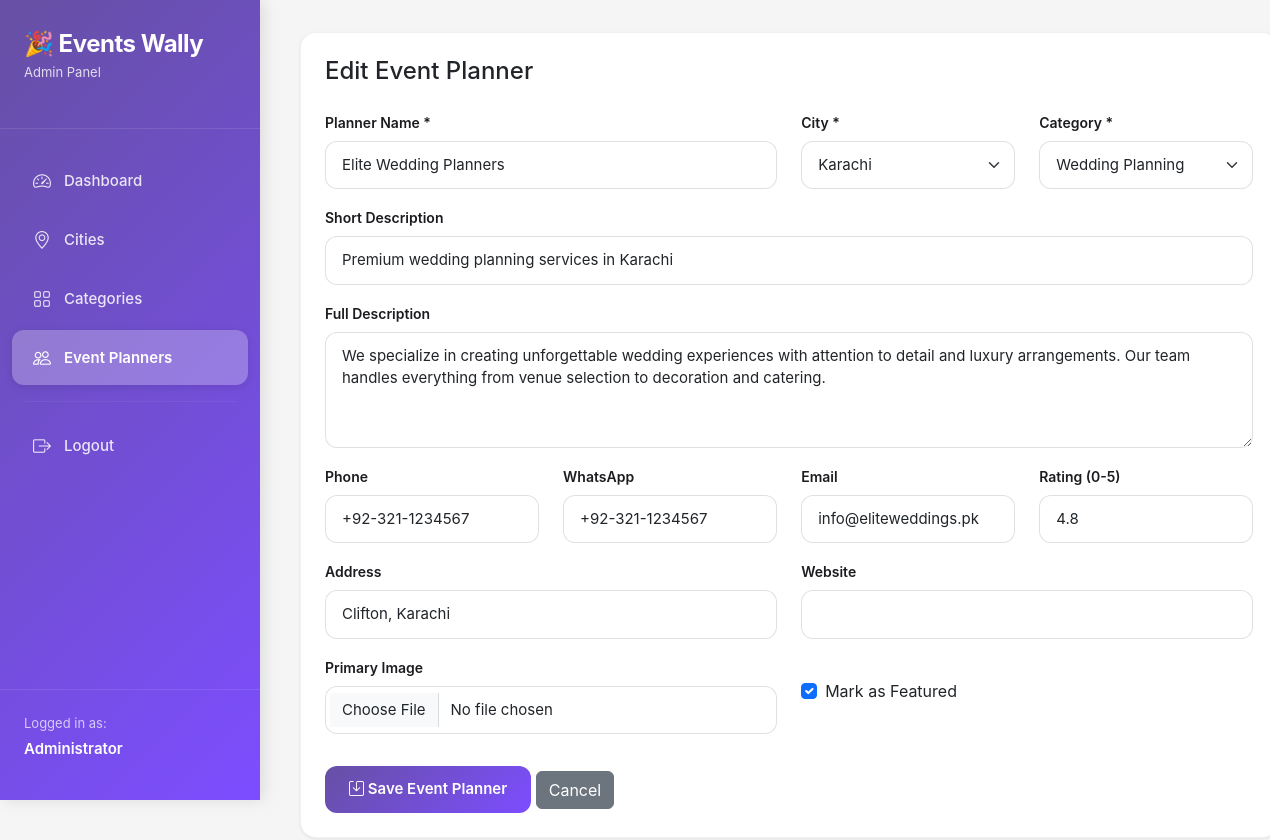
/admin/planners.php?edit=1 (signed in), run on the app's committed database.
### tables this page shows
CREATE TABLE IF NOT EXISTS event_planners (
    id INT AUTO_INCREMENT PRIMARY KEY,
    name VARCHAR(200) NOT NULL,
    slug VARCHAR(200) NOT NULL UNIQUE,
    city_id INT NOT NULL,
    category_id INT NOT NULL,
    description TEXT,
    short_description VARCHAR(300),
    phone VARCHAR(20),
    whatsapp VARCHAR(20),
    email VARCHAR(100),
    address TEXT,
    website VARCHAR(200),
    rating DECIMAL(2,1) DEFAULT 0.0,
    is_featured TINYINT(1) DEFAULT 0,
    is_active TINYINT(1) DEFAULT 1,
    views INT DEFAULT 0,
    created_at TIMESTAMP DEFAULT CURRENT_TIMESTAMP,
    updated_at TIMESTAMP DEFAULT CURRENT_TIMESTAMP ON UPDATE CURRENT_TIMESTAMP,
    FOREIGN KEY (city_id) REFERENCES cities(id) ON DELETE CASCADE,
    FOREIGN KEY (category_id) REFERENCES categories(id) ON DELETE CASCADE,
    INDEX idx_city_category (city_id, category_id),
    INDEX idx_featured (is_featured, is_active),
    INDEX idx_slug (slug)
);

CREATE TABLE IF NOT EXISTS cities (
    id INT AUTO_INCREMENT PRIMARY KEY,
    name VARCHAR(100) NOT NULL,
    slug VARCHAR(100) NOT NULL UNIQUE,
    is_active TINYINT(1) DEFAULT 1,
    display_order INT DEFAULT 0,
    created_at TIMESTAMP DEFAULT CURRENT_TIMESTAMP,
    updated_at TIMESTAMP DEFAULT CURRENT_TIMESTAMP ON UPDATE CURRENT_TIMESTAMP
);

CREATE TABLE IF NOT EXISTS categories (
    id INT AUTO_INCREMENT PRIMARY KEY,
    name VARCHAR(100) NOT NULL,
    slug VARCHAR(100) NOT NULL UNIQUE,
    icon VARCHAR(50),
    is_active TINYINT(1) DEFAULT 1,
    display_order INT DEFAULT 0,
    created_at TIMESTAMP DEFAULT CURRENT_TIMESTAMP,
    updated_at TIMESTAMP DEFAULT CURRENT_TIMESTAMP ON UPDATE CURRENT_TIMESTAMP
);

### admin/planners.php (the view, shortened to what this page needs)
<?php
require_once 'config.php';
$cities = $pdo->query("SELECT * FROM cities WHERE is_active = 1 ORDER BY name")->fetchAll(PDO::FETCH_ASSOC);
$categories = $pdo->query("SELECT * FROM categories WHERE is_active = 1 ORDER BY name")->fetchAll(PDO::FETCH_ASSOC);
$edit_planner = null;
if (isset($_GET['edit']) && is_numeric($_GET['edit'])) {
    $edit_planner = $pdo->prepare("SELECT * FROM event_planners WHERE id = ?");
    $edit_planner->execute([intval($_GET['edit'])]);
    $edit_planner = $edit_planner->fetch(PDO::FETCH_ASSOC);
}
include 'header.php';
?>
<?php if (isset($_GET['action']) && $_GET['action'] === 'add' || $edit_planner): ?>
    <div class="stats-card">
        <h4 class="mb-4"><?= $edit_planner ? 'Edit' : 'Add New' ?> Event Planner</h4>
        <form method="POST" enctype="multipart/form-data">
            <div class="row">
                <div class="col-md-6 mb-3">
                    <label class="form-label">Planner Name *</label>
                    <input type="text" name="name" class="form-control"
                           value="<?= $edit_planner['name'] ?? '' ?>" required>
                </div>
                <div class="col-md-3 mb-3">
                    <label class="form-label">City *</label>
                    <select name="city_id" class="form-select" required>
                        <?php foreach ($cities as $city): ?>
                            <option value="<?= $city['id'] ?>"
                                    <?= ($edit_planner && $edit_planner['city_id'] == $city['id']) ? 'selected' : '' ?>>
                                <?= $city['name'] ?>
                            </option>
                        <?php endforeach; ?>
                    </select>
                </div>
                <div class="col-md-3 mb-3">
                    <label class="form-label">Category *</label>
                    <select name="category_id" class="form-select" required>
                        <?php foreach ($categories as $category): ?>
                            <option value="<?= $category['id'] ?>"
                                    <?= ($edit_planner && $edit_planner['category_id'] == $category['id']) ? 'selected' : '' ?>>
                                <?= $category['name'] ?>
                            </option>
                        <?php endforeach; ?>
                    </select>
                </div>
                <div class="col-md-12 mb-3">
                    <label class="form-label">Short Description</label>
                    <input type="text" name="short_description" class="form-control" maxlength="300"
                           value="<?= $edit_planner['short_description'] ?? '' ?>">
                </div>
                <div class="col-md-12 mb-3">
                    <label class="form-label">Full Description</label>
                    <textarea name="description" class="form-control" rows="4"><?= $edit_planner['description'] ?? '' ?></textarea>
                </div>
                <div class="col-md-3 mb-3">
                    <label class="form-label">Phone</label>
                    <input type="text" name="phone" class="form-control"
                           value="<?= $edit_planner['phone'] ?? '' ?>">
                </div>
                <div class="col-md-3 mb-3">
                    <label class="form-label">WhatsApp</label>
                    <input type="text" name="whatsapp" class="form-control"
                           value="<?= $edit_planner['whatsapp'] ?? '' ?>">
                </div>
                <div class="col-md-3 mb-3">
                    <label class="form-label">Email</label>
                    <input type="email" name="email" class="form-control"
                           value="<?= $edit_planner['email'] ?? '' ?>">
                </div>
                <div class="col-md-3 mb-3">
                    <label class="form-label">Rating (0-5)</label>
                    <input type="number" name="rating" class="form-control" step="0.1" min="0" max="5"
                           value="<?= $edit_planner['rating'] ?? '0.0' ?>">
                </div>
                <div class="col-md-6 mb-3">
                    <label class="form-label">Address</label>
                    <input type="text" name="address" class="form-control"
                           value="<?= $edit_planner['address'] ?? '' ?>">
                </div>
                <div class="col-md-6 mb-3">
                    <label class="form-label">Website</label>
                    <input type="url" name="website" class="form-control"
                           value="<?= $edit_planner['website'] ?? '' ?>">
                </div>
                <div class="col-md-6 mb-3">
                    <label class="form-label">Primary Image</label>
                    <input type="file" name="image" class="form-control" accept="image/*">
                </div>
                <div class="col-md-6 mb-3">
                    <div class="form-check mt-4">
                        <input type="checkbox" name="is_featured" class="form-check-input" id="featured"
                               <?= ($edit_planner && $edit_planner['is_featured']) ? 'checked' : '' ?>>
                        <label class="form-check-label" for="featured">
                            Mark as Featured
                        </label>
                    </div>
                </div>
            </div>
            <div class="mt-3">
                <button type="submit" class="btn btn-primary">
                    <i class="bi bi-save"></i> Save Event Planner
                </button>
                <a href="planners.php" class="btn btn-secondary">Cancel</a>
            </div>
        </form>
    </div>
<?php endif; ?>
<?php include 'footer.php'; ?>

### admin/header.php (style rules this page uses)
:root { --primary: #6750A4; --primary-dark: #4F378B; --primary-light: #EADDFF; --secondary: #625B71; --surface: #FFFBFE; --on-surface: #1C1B1F; --surface-variant: #E7E0EC; --primary-gradient: linear-gradient(135deg, #6750A4 0%, #7C4DFF 100%); --featured-gradient: linear-gradient(135deg, #FF6B35 0%, #F7931E 100%); }
* { margin: 0; padding: 0; box-sizing: border-box; }
body { background-color: #F5F5F5; font-family: -apple-system, BlinkMacSystemFont, 'Segoe UI', Roboto, Oxygen, Ubuntu, Cantarell, sans-serif; }
.stats-card { background: white; border-radius: 16px; padding: 24px; box-shadow: 0 1px 3px rgba(0,0,0,0.08); margin-bottom: 24px; transition: all 0.2s ease; border: 1px solid rgba(0,0,0,0.05); }
.btn-primary { background: var(--primary-gradient); border: none; padding: 12px 24px; border-radius: 12px; font-weight: 600; font-size: 15px; transition: all 0.2s ease; }
.form-control, .form-select { border-radius: 12px; border: 1px solid rgba(0,0,0,0.12); padding: 12px 16px; font-size: 15px; }
.form-label { font-weight: 600; margin-bottom: 8px; font-size: 14px; color: var(--on-surface); }

### data on the page
event_planners: name "Elite Wedding Planners", city_id "Karachi", category_id "Wedding Planning", short_description "Premium wedding planning services in Karachi", description "We specialize in creating unforgettable wedding experiences with attention to detail and luxury arrangements. Our team handles everything from venue selection to decoration and catering.", phone "+92-321-1234567", whatsapp "+92-321-1234567", email "info@eliteweddings.pk", rating "4.8", address "Clifton, Karachi", is_featured "☑"

### other printed values
$_SESSION['admin_name'] "Administrator"
